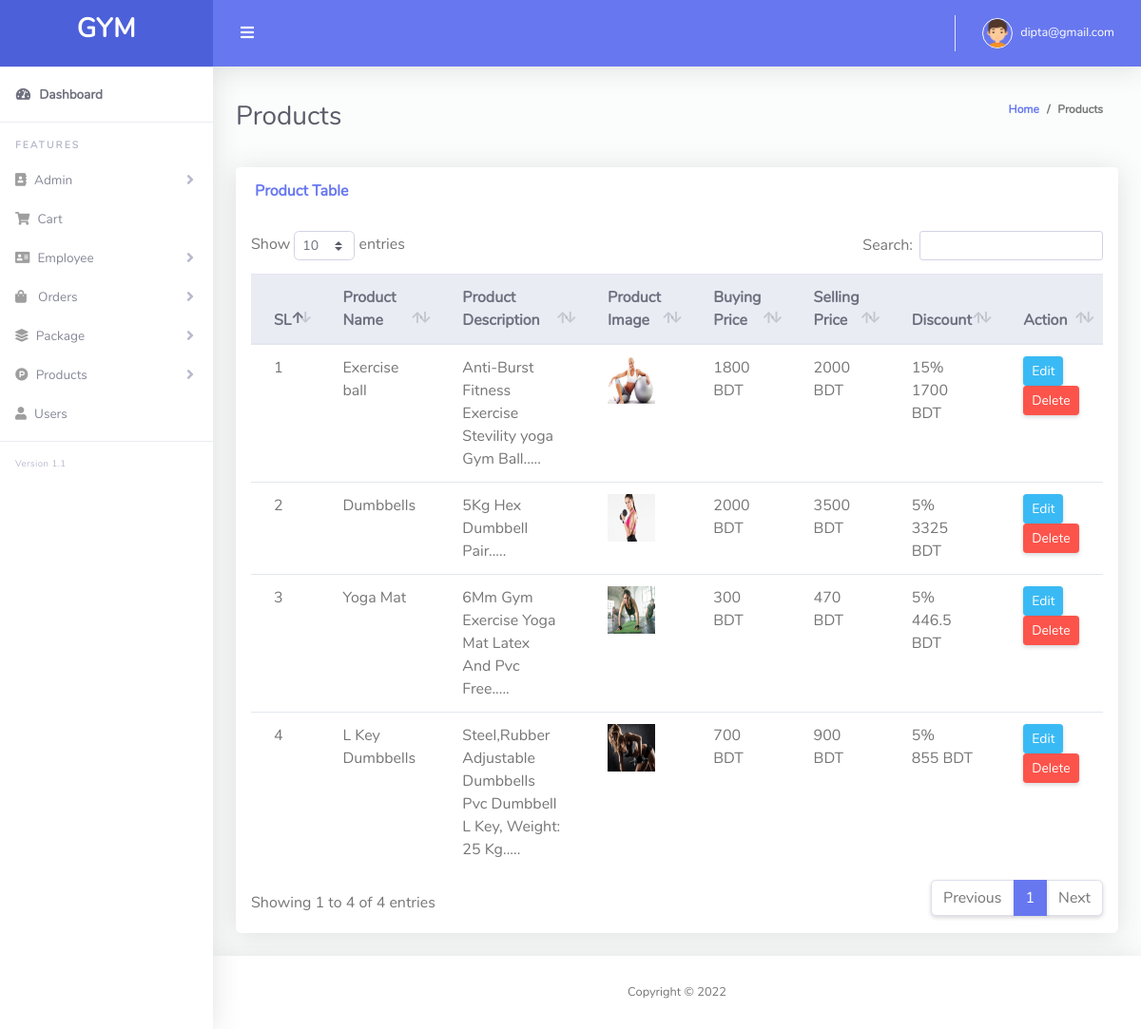
The page /admin/product.php (signed in) on the database its author committed.
### tables this page shows
CREATE TABLE `product_table` (
  `id` int(11) NOT NULL,
  `name` varchar(255) NOT NULL,
  `description` text NOT NULL,
  `image` varchar(255) NOT NULL,
  `stock` varchar(255) NOT NULL,
  `buying_price` int(11) NOT NULL,
  `selling_price` int(11) NOT NULL,
  `discount` int(11) NOT NULL,
  `soft_delete` tinyint(4) NOT NULL DEFAULT 0
);

### Classes/DB.php (called while the page is built, shortened)
<?php
class DB
{
    public function connect(){
        $this->conn = new mysqli("localhost","root","","gym");
        if ($this->conn->connect_error) {
          die("Connection failed: " . $this->conn->connect_error);
        }
        else{
            return $msg =  "connected";
        }
    }
}

### Classes/ProductClass.php (called while the page is built, shortened)
<?php
include_once 'db.php';
class ProductClass extends DB
{
    public function viewProduct(){
        $qry = "SELECT * FROM product_table where soft_delete = 0 " ;
        $result = $this->conn->query($qry);
        return $result;
    }
}

### Classes/FormatClass.php (called while the page is built, shortened)
<?php
Class Format{
    public function textShorten($text, $limit = 400){
        $text = $text . " ";
        $text = substr($text, 0, $limit);
        $text = substr($text, 0, strrpos($text, ' '));
        $text = $text . ".....";
        return $text;
    }
}

### admin/product.php (the view, shortened to what this page needs)
<?php include 'layouts/header.php';
?>
<div class="container-fluid" id="container-wrapper">
    <div class="d-sm-flex align-items-center justify-content-between mb-4">
        <h1 class="h3 mb-0 text-gray-800">Products</h1>
        <ol class="breadcrumb">
            <li class="breadcrumb-item"><a href="./">Home</a></li>
            <li class="breadcrumb-item">Products</li>
        </ol>
    </div>
    <div class="row">
        <div class="col-lg-12">
            <div class="card mb-4">
                <div class="card-header py-3 d-flex flex-row align-items-center justify-content-between">
                    <h6 class="m-0 font-weight-bold text-primary">Product Table</h6>
                </div>
                <div class="table-responsive p-3">
                    <table class="table align-items-center table-flush" id="dataTable">
                        <thead class="thead-light">
                            <tr>
                                <th>SL</th>
                                <th>Product Name</th>
                                <th>Product Description</th>
                                <th>Product Image</th>
                                <th>Buying Price</th>
                                <th>Selling Price</th>
                                <th>Discount</th>
                                <th>Action</th>
                            </tr>
                        </thead>
                        <tbody>
                            <?php
                            $i = 0;
                            $view = $product->viewProduct();
                            foreach($view as $value){
                                $i++;
                            ?>
                            <tr>
                                <td><?php echo $i; ?></td>
                                <td><?php echo $value['name']; ?></td>
                                <td><?php echo $fm->textShorten($value['description'], 100); ?></td>
                                <td><img src="<?php echo $value['image']; ?>" height="50px" width="50px"/></td>
                                <td><?php echo $value['buying_price']; ?> BDT</td>
                                <td><?php echo $value['selling_price']; ?> BDT</td>
                                <td><?php echo $value['discount']; ?>% <br> <?php echo $value['selling_price']-(($value['selling_price']*$value['discount'])/100) ?>  BDT
                                </td>
                                <td>
                                    <a href="edit_product.php?productid=<?php echo $value['id'] ;?>" class="btn btn-sm btn-info">Edit</a>
                                    <a onclick="return confirm('Are you sure to Delete?');" href="?delProduct=<?php echo $value['id'] ;?>" class="btn btn-sm btn-danger">Delete</a>
                                </td>
                            </tr>
                            <?php } ?>
                        </tbody>
                    </table>
                </div>
            </div>
        </div>
    </div>
</div>
<?php include 'layouts/footer.php'; ?>

### rows shown on the page
product_table: name "Exercise ball", description "Anti-Burst Fitness Exercise Stevility yoga Gym Ball.....", image (picture), buying_price "1800", selling_price "2000", discount "15", $value['selling_price']-(($value['selling_price']*$value['discount'])/100) "1700"
product_table: name "Dumbbells", description "5Kg Hex Dumbbell Pair.....", image (picture), buying_price "2000", selling_price "3500", discount "5", $value['selling_price']-(($value['selling_price']*$value['discount'])/100) "3325"
product_table: name "Yoga Mat", description "6Mm Gym Exercise Yoga Mat Latex And Pvc Free.....", image (picture), buying_price "300", selling_price "470", discount "5", $value['selling_price']-(($value['selling_price']*$value['discount'])/100) "446.5"
product_table: name "L Key Dumbbells", description "Steel,Rubber Adjustable Dumbbells Pvc Dumbbell L Key, Weight: 25 Kg.....", image (picture), buying_price "700", selling_price "900", discount "5", $value['selling_price']-(($value['selling_price']*$value['discount'])/100) "855"

### other values the page prints
$_SESSION['admin_email'] "dipta@gmail.com"
